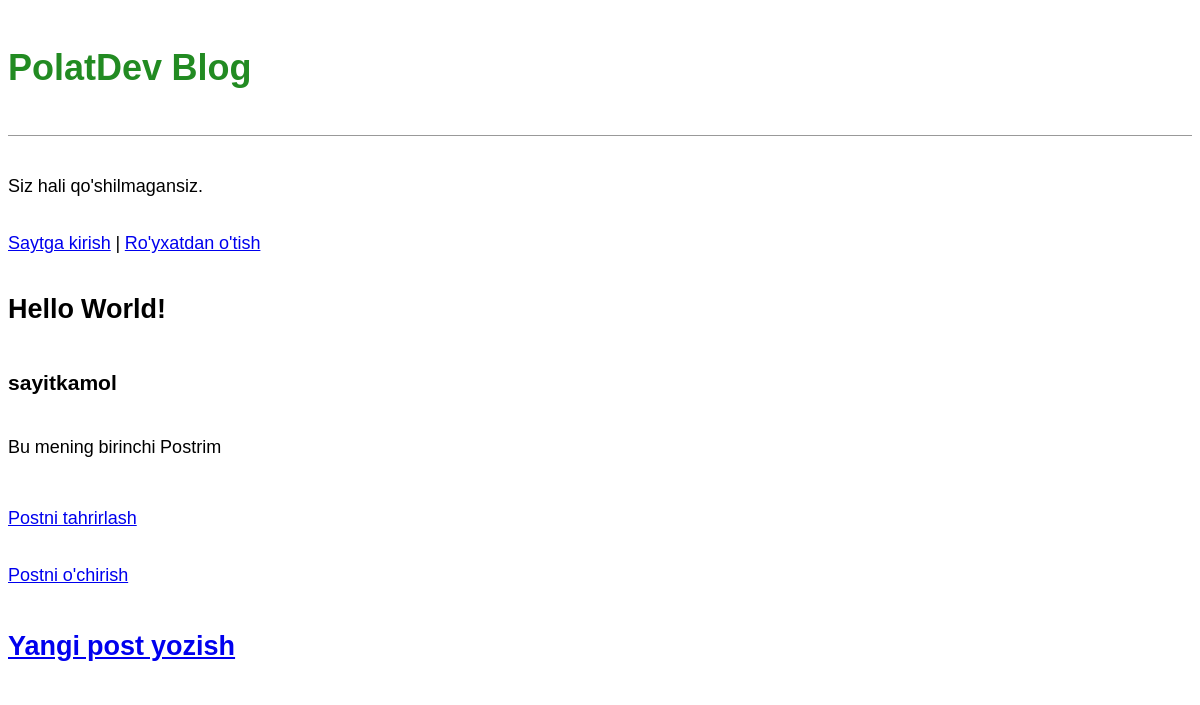
The app's page /post/1/ with its own data.
### blog/models.py (models this page shows, shortened)
class Post(models.Model):
    title = models.CharField(max_length=200)
    author = models.ForeignKey(
        'auth.User',
        on_delete=models.CASCADE
    )
    body = models.TextField()

### blog/views.py (the view)
# urls.py: path('post/<int:pk>/', BlogDetailView.as_view(), name='post_detail'),
class BlogDetailView(DetailView):
    model = Post
    template_name = 'post_detail.html'

### templates/post_detail.html
{% extends "base.html" %}
{% block content %}
	<div class="post-entry">
        <h2>{{ post.title }}</h2>
        <h3>{{ post.author }}</h3>
        <p>{{ post.body }}</p>
    </div>
    <p><a href="{% url 'post_edit' post.pk %}">Postni tahrirlash</a></p>
    <p><a href="{% url 'post_delete' post.pk %}">Postni o'chirish</a></p>
{% endblock content %}

### static/css/base.css (style rules this page uses)
body { font-family: "Noto Sans Myanmar", sans-serif; font-size: 18px; }
.post-entry { margin-bottom: 2rem; }
.post-entry h2 { margin: 0.5rem 0; }
.post-entry p { margin: 0; font-weight: 400; }

### records on screen
Post: title "Hello World!", author "sayitkamol", body "Bu mening birinchi Postrim"
